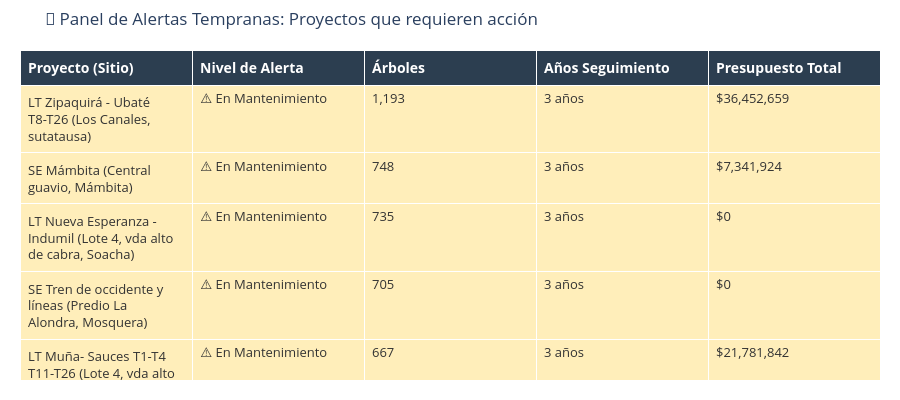

Notebook cell for this chart:
### Markdown cell above
### 5. Panel de Alertas y Riesgos de Incumplimiento
Esta sección filtra y destaca únicamente las obligaciones que requieren acción inmediata para evitar vencimientos de términos legales:
* **Fondo Naranja (En Mantenimiento):** Árboles sembrados pero requieren visitas de seguimiento obligatorias para no perder la supervivencia exigida.
* **Fondo Rojo (Pendiente de Inicio):** Proyectos con atraso operativo. Tienen un presupuesto asignado pero no reportan avance de siembra.

### Code cell
import plotly.graph_objects as go

# 1. Filtrar solo los proyectos que son un riesgo o requieren atención
estados_alerta = ['⚠️ En Mantenimiento', '⏱️ Pendiente de Inicio']
df_alertas = df[df['Estado_Salud'].isin(estados_alerta)].copy()

# 2. Ordenar para que los más urgentes salgan arriba
# Ordenamos por estado y luego por los que tienen más árboles comprometidos
df_alertas = df_alertas.sort_values(by=['Estado_Salud', 'Arboles'], ascending=[False, False])

# 3. Asignar colores de fondo según el tipo de alerta
colores_fondo = []
for estado in df_alertas['Estado_Salud']:
    if 'Mantenimiento' in estado:
        colores_fondo.append('#ffeeba') # Naranja claro/Amarillo (Alerta Media)
    else:
        colores_fondo.append('#f5c6cb') # Rojo claro (Alerta Alta)

# 4. Crear la Tabla Visual Interactiva
fig_alertas = go.Figure(data=[go.Table(
    header=dict(
        values=['<b>Proyecto (Sitio)</b>', '<b>Nivel de Alerta</b>', '<b>Árboles</b>', '<b>Años Seguimiento</b>', '<b>Presupuesto Total</b>'],
        fill_color='#2c3e50', # Azul oscuro corporativo
        font=dict(color='white', size=14),
        align='left'
    ),
    cells=dict(
        values=[
            df_alertas['Proyecto'] + " (" + df_alertas['Sitio'].fillna('N/A') + ")", 
            df_alertas['Estado_Salud'], 
            df_alertas['Arboles'].apply(lambda x: f"{x:,.0f}"), 
            df_alertas['Anos_Seguimiento'].apply(lambda x: f"{x:.0f} años"), 
            df_alertas['Costo_Total'].apply(lambda x: f"${x:,.0f}")
        ],
        fill_color=[colores_fondo],
        font=dict(color='#333333', size=13),
        align='left',
        height=30
    ))
])

# Ajustar el diseño
fig_alertas.update_layout(
    title='🚨 Panel de Alertas Tempranas: Proyectos que requieren acción',
    margin=dict(l=20, r=20, t=50, b=20),
    height=400
)

fig_alertas.show()
fig_alertas.write_html("Dashboard_Gerencial_Compensaciones1.html", include_plotlyjs="cdn")

### Figure 1 — Plotly figure (JSON) as saved in the notebook; plotly's stock layout.template omitted (floating-point values rounded to 4 significant figures; data arrays with more than 128 entries replaced by an {"elided": "..."} marker saying what was removed)
{"data": [{"cells": {"align": "left", "fill": {"color": [["#ffeeba", "#ffeeba", "#ffeeba", "#ffeeba", "#ffeeba", "#ffeeba", "#ffeeba", "#ffeeba", "#ffeeba", "#ffeeba", "#ffeeba", "#ffeeba", "#ffeeba", "#ffeeba", "#ffeeba", "#ffeeba", "#ffeeba", "#ffeeba", "#ffeeba", "#ffeeba", "#ffeeba", "#ffeeba", "#ffeeba", "#ffeeba", "#ffeeba", "#ffeeba", "#ffeeba", "#ffeeba", "#ffeeba", "#f5c6cb", "#f5c6cb", "#f5c6cb", "#f5c6cb", "#f5c6cb", "#f5c6cb", "#f5c6cb", "#f5c6cb", "#f5c6cb", "#f5c6cb", "#f5c6cb", "#f5c6cb", "#f5c6cb", "#f5c6cb", "#f5c6cb", "#f5c6cb", "#f5c6cb", "#f5c6cb", "#f5c6cb"]]}, "font": {"color": "#333333", "size": 13}, "height": 30, "values": {"elided": "5x48 str values"}}, "header": {"align": "left", "fill": {"color": "#2c3e50"}, "font": {"color": "white", "size": 14}, "values": ["<b>Proyecto (Sitio)</b>", "<b>Nivel de Alerta</b>", "<b>Árboles</b>", "<b>Años Seguimiento</b>", "<b>Presupuesto Total</b>"]}, "type": "table"}], "layout": {"height": 400, "margin": {"b": 20, "l": 20, "r": 20, "t": 50}, "title": {"text": "🚨 Panel de Alertas Tempranas: Proyectos que requieren acción"}}}
